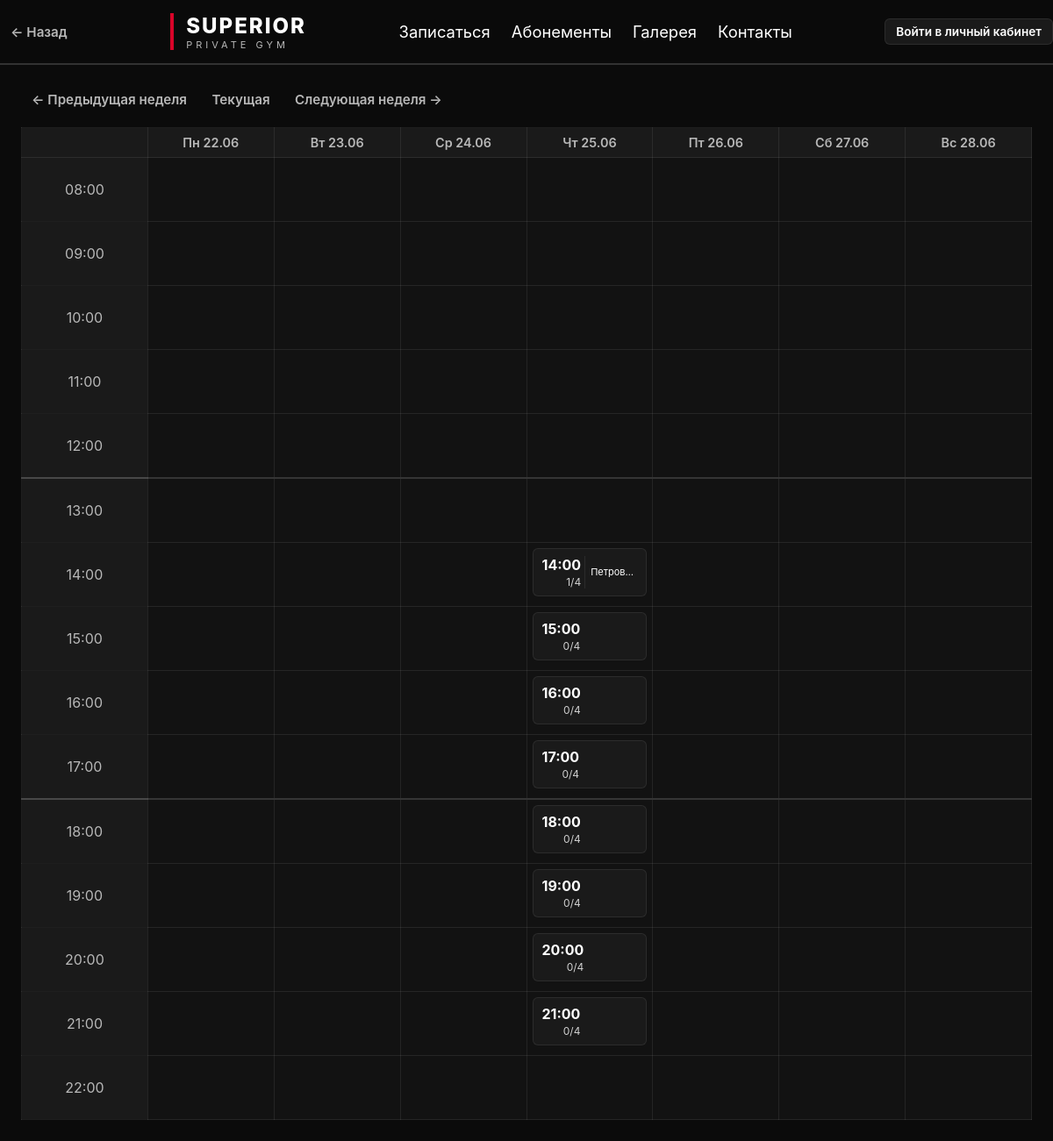
The app's page /schedule with its own data.
### app/models.py (models this page shows, shortened)
class Slot(Base):
    __tablename__ = "slots"
    id = Column(Integer, primary_key=True)
    start_time = Column(DateTime)
    capacity = Column(Integer, default=4)
    completed = Column(Boolean, default=False)

class Client(Base):
    __tablename__ = "clients"
    id = Column(Integer, primary_key=True)
    first_name = Column(String, nullable=True)
    last_name = Column(String, nullable=True)
    patronymic = Column(String, nullable=True)
    birth_year = Column(Integer, nullable=True)
    birth_place = Column(String, nullable=True)
    phone = Column(String, nullable=True)
    name = Column(String, nullable=True)          # legacy — полное имя одной строкой
    height_cm = Column(Integer, nullable=True)
    weight_kg = Column(Integer, nullable=True)
    body_fat = Column(Integer, nullable=True)  # % жира
    hip_cm = Column(Integer, nullable=True)       # обхват бедра
    waist_cm = Column(Integer, nullable=True)     # обхват талии
    chest_cm = Column(Integer, nullable=True)     # обхват груди
    shoulders_cm = Column(Integer, nullable=True) # обхват плеч
    biceps_cm = Column(Integer, nullable=True)    # обхват бицепса
    neck_cm = Column(Integer, nullable=True)       # обхват шеи
    wrist_cm = Column(Integer, nullable=True)      # обхват запястья (для типа телосложения)
    skinfold_chest = Column(Integer, nullable=True)     # калипер: грудь (мм)
    skinfold_abdominal = Column(Integer, nullable=True) # калипер: живот (мм)
    skinfold_thigh = Column(Integer, nullable=True)     # калипер: бедро (мм)
    skinfold_triceps = Column(Integer, nullable=True)   # калипер: трицепс (мм)
    skinfold_subscapular = Column(Integer, nullable=True) # калипер: под лопаткой (мм)
    login = Column(String, unique=True, nullable=True)
    password_hash = Column(String, nullable=True)
    photo_path = Column(String, nullable=True)   # путь к фото относительно static/
    sex = Column(String, nullable=True)            # m/f
    goal = Column(String, nullable=True)             # lose | gain | recompose
    activity_level = Column(String, nullable=True)   # sedentary | light | moderate | active | extreme
    pd_consent_given = Column(Boolean, default=False)
    pd_consent_at = Column(DateTime, nullable=True)
    frozen_until = Column(DateTime, nullable=True)        # заморожен до (заморозка стрика)
    freeze_days_remaining = Column(Integer, default=0)    # осталось дней заморозки
    last_freeze_cd = Column(DateTime, nullable=True)       # кулдаун разморозки (24ч)

### app/routes/schedule.py (the view)
@router.get("/schedule")
def schedule(
    request: Request, db: Session = Depends(get_db),
    week_offset: int = 0, user: dict = Depends(get_current_user),
):
    slots = db.query(Slot).order_by(Slot.start_time).all()
    now = tz_now()
    base_week_start = (now - timedelta(days=now.weekday())).replace(
        hour=0, minute=0, second=0, microsecond=0
    )
    week_start = base_week_start + timedelta(days=7 * week_offset)
    days = [week_start + timedelta(days=i) for i in range(7)]
    hours = list(range(8, 23))
    now_hour = now.hour
    now_day_index = now.weekday()  # 0=Пн
    week_start_monday = week_start.date()
    today = now.date()
    days_offset = (today - week_start_monday).days
    if 0 <= days_offset < 7:
        now_col = days_offset
    else:
        now_col = -1  # текущий день вне показанной недели
    default_time = tz_now().strftime("%Y-%m-%dT%H:%M")
    default_end_time = (tz_now() + timedelta(hours=1)).strftime("%Y-%m-%dT%H:%M")
    grid = {(d_idx, h): None for d_idx in range(7) for h in hours}
    for slot in slots:
        if not slot.start_time:
            continue
        slot_dt = slot.start_time
        delta = slot_dt.date() - week_start.date()
        if delta.days < 0 or delta.days >= 7:
            continue
        day_index = delta.days
        hour = slot_dt.hour
        if hour in hours:
            bookings = db.query(Booking).filter(Booking.slot_id == slot.id).all()
            clients_in_slot = [db.get(Client, b.client_id) for b in bookings]
            se = db.query(SlotEmployee).filter(SlotEmployee.slot_id == slot.id).first()
            trainer_letter = ""
            if se:
                emp = db.get(Employee, se.employee_id)
                if emp and emp.last_name:
                    trainer_letter = emp.last_name[0]
            grid[(day_index, hour)] = {
                'slot': slot,
                'booked': len(clients_in_slot),
                'clients': clients_in_slot,
                'trainer_letter': trainer_letter,
            }
    return templates.TemplateResponse(
        request=request, name="schedule.html",
        context={
            "days": days, "hours": hours, "grid": grid,
            "default_time": default_time,
            "default_end_time": default_end_time,
            "week_offset": week_offset, "user": user,
            "now_in_week": now_col >= 0,
            "now_col": now_col,
            "now_hour": now_hour,
        },
    )

### templates/schedule.html (shortened to what this page needs)
{% extends "base.html" %}
{% block content %}
{% set flash = request.query_params.get('flash') %}
<div class="page__controls">
    <div class="week-nav">
        <a class="btn btn--ghost" href="/schedule?week_offset={{ week_offset - 1 }}">← Предыдущая неделя</a>
        <a class="btn btn--ghost" href="/schedule?week_offset=0">Текущая</a>
        <a class="btn btn--ghost" href="/schedule?week_offset={{ week_offset + 1 }}">Следующая неделя →</a>
    </div>
</div>
<div class="calendar">
    <table class="calendar__table">
        <thead>
            <tr>
                <th class="calendar__header-cell"></th>
                {% set ru_days = ['Пн','Вт','Ср','Чт','Пт','Сб','Вс'] %}
                {% for day in days %}
                <th class="calendar__header-cell">{{ ru_days[loop.index0] }} {{ day.strftime('%d.%m') }}</th>
                {% endfor %}
            </tr>
        </thead>
        <tbody>
            {% for hour in hours %}
            {% set divider = hour == 13 or hour == 18 %}
            <tr class="{% if divider %}calendar__row--divider {% endif %}{% if now_in_week and hour == now_hour %}calendar__row--now{% endif %}">
                <td class="calendar__time">{{ '%02d:00' % hour }}
                </td>
                {% for d_idx in range(0,7) %}
                <td class="calendar__cell{% if now_in_week and d_idx == now_col and hour == now_hour %} calendar__cell--now{% endif %}">
                    {% set cell = grid.get((d_idx, hour)) %}
                    {% if cell %}
                    {%- set color_class = '' -%}
                    {%- if cell.slot.completed -%}
                        {%- set color_class = 'calendar__slot--completed' -%}
                    {%- elif cell.slot.capacity == 1 -%}
                        {%- set color_class = 'calendar__slot--red' -%}
                    {%- elif cell.slot.capacity == 2 -%}
                        {%- set color_class = 'calendar__slot--yellow' -%}
                    {%- else -%}
                        {%- if cell.booked >= cell.slot.capacity -%}
                            {%- set color_class = 'calendar__slot--green' -%}
                        {%- else -%}
                            {%- set color_class = 'calendar__slot--gray' -%}
                        {%- endif -%}
                    {%- endif -%}
                    <a class="calendar__slot {{ color_class }}" href="/slot/{{ cell.slot.id }}?week_offset={{ week_offset }}">
                        <div class="calendar__slot-inner">
                            <div class="calendar__slot-info">
                                <div class="calendar__slot-time">{{ cell.slot.start_time.strftime('%H:%M') }}</div>
                                <div class="calendar__slot-capacity">{% if cell.trainer_letter %}{{ cell.trainer_letter }} - {% endif %} {{ cell.booked }}/{{ cell.slot.capacity }}</div>
                            </div>
                            {% if cell.clients %}
                            <ul class="calendar__slot-clients">
                                {% for c in cell.clients %}
                                <li>{{ c.name or c.fio() }}</li>
                                {% endfor %}
                            </ul>
                            {% endif %}
                        </div>
                    </a>
                    {% else %}
                    <div class="calendar__cell--empty" data-day="{{ d_idx }}" data-hour="{{ hour }}"></div>
                    {% endif %}
                </td>
                {% endfor %}
            </tr>
            {% endfor %}
        </tbody>
    </table>
</div>
{% endblock %}

### templates/base.html (shortened to what this page needs)
<!DOCTYPE html>
<html lang="ru">
<head>
    <link rel="stylesheet"
          href="/static/style.css">
</head>
<body>
<header class="header">
    <div class="header__inner">
        <div class="header__back">
            <button class="btn btn--ghost" onclick="history.back()">← Назад</button>
        </div>
        <a class="header__logo" href="/">
            <span class="header__accent-line"></span>
            <div>
                <div class="header__brand">SUPERIOR</div>
                <div class="header__subtitle">PRIVATE GYM</div>
            </div>
        </a>
        <nav class="header__nav">
            {% set _user = request.session.get('user') %}
            {% set _path = request.url.path %}
            {% if _user and _user.role in ('admin', 'trainer') %}
            <a href="/schedule" class="header__nav-link{% if _path.startswith('/schedule') or _path.startswith('/slot/') %} header__nav-link--active{% endif %}">Расписание</a>
            <a href="/clients" class="header__nav-link{% if _path.startswith('/clients') %} header__nav-link--active{% endif %}">Клиенты</a>
            <a href="/subscriptions" class="header__nav-link{% if _path == '/subscriptions' %} header__nav-link--active{% endif %}">Абонементы</a>
            <a href="/journal" class="header__nav-link{% if _path == '/journal' %} header__nav-link--active{% endif %}">Журнал</a>
            <a href="/dashboard" class="header__nav-link{% if _path == '/dashboard' %} header__nav-link--active{% endif %}">Дашборд</a>
            {% if _user.role == 'admin' %}
            <a href="/budget" class="header__nav-link{% if _path == '/budget' %} header__nav-link--active{% endif %}">Бюджет</a>
            <a href="/employees" class="header__nav-link{% if _path == '/employees' %} header__nav-link--active{% endif %}">Сотрудники</a>
            <a href="/sql" class="header__nav-link{% if _path == '/sql' %} header__nav-link--active{% endif %}">SQL</a>
            {% endif %}
            {% else %}
            <a href="/signup" class="header__nav-link{% if _path == '/signup' %} header__nav-link--active{% endif %}">Записаться</a>
            <a href="/subscriptions" class="header__nav-link{% if _path == '/subscriptions' %} header__nav-link--active{% endif %}">Абонементы</a>
            <a href="/gallery" class="header__nav-link{% if _path == '/gallery' %} header__nav-link--active{% endif %}">Галерея</a>
            <a href="/contacts" class="header__nav-link{% if _path == '/contacts' %} header__nav-link--active{% endif %}">Контакты</a>
            {% endif %}
        </nav>
        <div class="header__user">
            {% if _user %}
            <a href="/profile" class="header__user-name">{{ _user.name }}</a>
            <form method="post" action="/logout" class="form--inline">
                {{ csrf_input(request) }}
                <button class="btn btn--ghost btn--small" type="submit">Выйти</button>
            </form>
            {% else %}
            <a href="/login" class="btn btn--primary btn--small">Войти в личный кабинет</a>
            {% endif %}
        </div>
    </div>
</header>
<main class="container">
    {% block content %}
    {% endblock %}
</main>
</body>
</html>

### static/style.css (style rules this page uses)
*, *::before, *::after { margin:0; padding:0; box-sizing:border-box; }
html { scroll-behavior:smooth; }
body { background:var(--bg-primary); color:var(--text-primary); font-family:Inter,system-ui,sans-serif; min-height:100vh; }
.container { width:min(1400px,calc(100% - 48px)); margin-inline:auto; padding:24px 0; }
.header { position:sticky; top:0; z-index:1000; backdrop-filter:blur(16px); background:rgba(11,11,11,.85); border-bottom:2px solid var(--border-hover); }
.header__inner { display:flex; justify-content:space-between; align-items:center; height:72px; }
.header__logo { display:flex; align-items:center; gap:14px; text-decoration:none; }
.header__accent-line { width:4px; height:42px; background:var(--accent); display:block; }
.header__back { display:flex; align-items:center; }
.header__brand { font-size:24px; font-weight:800; letter-spacing:2px; text-transform:uppercase; color:var(--text-primary); }
.header__subtitle { font-size:11px; letter-spacing:4px; color:var(--text-secondary); }
.header__nav { display:flex; gap:24px; }
.header__nav-link { color:var(--text-primary); text-decoration:none; transition:var(--transition); font-size:1.15rem; }
.header__user { display:flex; align-items:center; gap:12px; font-size:16px; }
.btn { display:inline-flex; align-items:center; justify-content:center; gap:8px; text-decoration:none; cursor:pointer; transition:var(--transition); font-weight:600; font-size:0.95rem; border:none; border-radius:var(--radius-sm); font-family:inherit; }
.btn--primary { background:var(--accent); color:white; padding:10px 10px; font-size:1.0rem; }
.btn--small { padding:6px 12px; font-size:0.85rem; background:var(--bg-elevated); color:var(--text-primary); border:1px solid var(--border); border-radius:var(--radius-sm); }
.btn--ghost { background:transparent; border:none; color:var(--text-secondary); padding:6px 12px; }
.calendar { overflow-x:auto; }
.calendar__table { width:100%; border-collapse:collapse; table-layout:fixed; }
.calendar__table th, .calendar__table td { border:1px solid var(--border); }
.calendar__header-cell { background:var(--bg-elevated); padding:8px; text-align:center; color:var(--text-secondary); font-size:0.9rem; font-weight:600; }
.calendar__time { width:72px; background:var(--bg-elevated); color:var(--text-secondary); text-align:center; padding:8px; font-size:1.0rem; position:relative; }
.calendar__cell { min-height:90px; padding:6px; vertical-align:top; background:var(--bg-secondary); }
.calendar__slot { display:block; border-radius:var(--radius-sm); padding:8px 10px; text-decoration:none; color:var(--text-primary); transition:var(--transition); }
.calendar__slot--gray { background:var(--bg-elevated); border:1px solid var(--border); }
.calendar__slot-time { font-size:16px; font-weight:700; }
.calendar__slot-capacity { font-size:12px; opacity:0.8; margin-left:auto; }
.calendar__slot-clients { list-style:none; margin-top:10px; }
.calendar__slot-clients li { font-size:11px; color:var(--text-secondary); padding:1px 1px; }
.page__controls { display:flex; gap:12px; align-items:center; margin-bottom:16px; }
.calendar__cell--empty { width:100%;height:100%;min-height:60px;border-radius:var(--radius-sm);transition:var(--transition) }
.calendar__slot-inner { display:flex;gap:4px;height:100% }
.calendar__slot-info { display:flex;flex-direction:column;align-items:center;justify-content:center;gap:2px;flex-shrink:0;min-width:40px }
.calendar__slot-clients { flex:1;min-width:0;list-style:none;padding:2px 2px 2px 6px;margin:0;font-size:0.75rem;line-height:1.3;display:flex;flex-direction:column;justify-content:center;border-left:1px solid rgba(255,255,255,0.08) }
.calendar__slot-clients li { white-space:nowrap;overflow:hidden;text-overflow:ellipsis;color:var(--text-primary);line-height:1.0;padding:0 }
.calendar__row--divider td { border-top:2px solid rgba(255,255,255,0.15) }
.calendar__row--divider .calendar__time { border-top:2px solid rgba(255,255,255,0.25) }

### records on screen
Slot: slot.start_time "14:00", slot.capacity "4"
Client: name "Петров…"
Slot: slot.start_time "15:00", slot.capacity "4"
Slot: slot.start_time "16:00", slot.capacity "4"
Slot: slot.start_time "17:00", slot.capacity "4"
Slot: slot.start_time "18:00", slot.capacity "4"
Slot: slot.start_time "19:00", slot.capacity "4"
Slot: slot.start_time "20:00", slot.capacity "4"
Slot: slot.start_time "21:00", slot.capacity "4"

### other values on screen
{{ ru_days[loop.index0] }} "Пн" "Вт" "Ср" "Чт" "Пт" "Сб" "Вс"
{{ day.strftime('%d.%m') }} "22.06" "23.06" "24.06" "25.06" "26.06" "27.06" "28.06"
{{ '%02d:00' % hour }} "08:00" "09:00" "10:00" "11:00" "12:00" "13:00" "14:00" "15:00" "16:00" "17:00" "18:00" "19:00" "20:00" "21:00" "22:00"
{{ cell.booked }} "1" "0" "0" "0" "0" "0" "0" "0"
